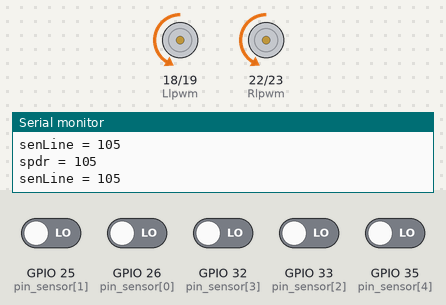
A sketch run on a simulated ESP32. Parts: motor-driver pin pairs drawn as motors (green arrow = first pin HIGH = forward, orange = second pin HIGH = backward, longer = more drive), the last lines printed to the serial monitor. The test bench sets the inputs (shaded band); at power-on: GPIO 25 (pin_sensor[1]), GPIO 26 (pin_sensor[0]), GPIO 32 (pin_sensor[3]), GPIO 33 (pin_sensor[2]), GPIO 35 (pin_sensor[4]) LOW.

Above: at 1.2 s.
1.3 s: GPIO 25 (pin_sensor[1]) driven HIGH and GPIO 26 (pin_sensor[0]) driven HIGH
At 3.4 s:
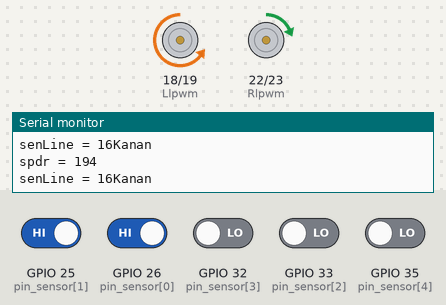
4.2 s: GPIO 35 (pin_sensor[4]) driven HIGH
At 6.7 s:
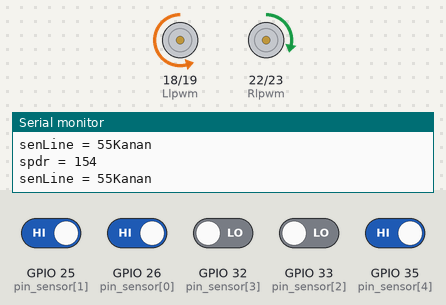
7.0 s: GPIO 32 (pin_sensor[3]) driven HIGH
At 9.7 s:
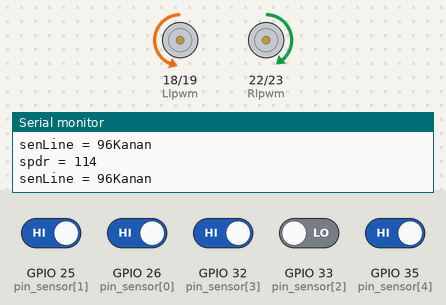
10.0 s: GPIO 25 (pin_sensor[1]) driven LOW
13.0 s: GPIO 26 (pin_sensor[0]) driven LOW
15.8 s: GPIO 26 (pin_sensor[0]) driven HIGH
At 18.3 s:
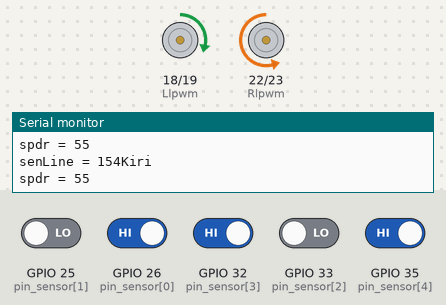
Timing chart, 0 to 19.8 s (numbered marks = the images above; inputs shaded):
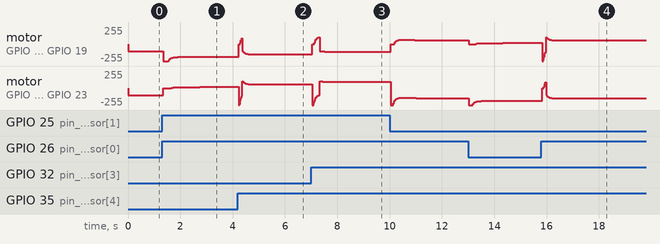

The sketch:

lineV.2.ino
```cpp
// pin driver motor R & L
int Rrpwm = 23;
int Rlpwm = 22;

int Lrpwm = 19;
int Llpwm = 18;

// pin sensor 1-5 Line sensor
int pin_sensor[] = {26, 25, 33, 32, 35};
int baca_sensor;
int inp;
int hasil_baca[] = {0, 0, 0, 0, 0};


// SPEED CINTER
// ===============================================================================

void SpeedLogic(int spdL, int spdR) {

  Serial.print("\n");
  Serial.print("spdr = ");
  Serial.print(spdR);

  Serial.print("\n");
  Serial.print("senLine = ");
  Serial.print(spdL);

  if (spdR > spdL) {
    // Belok Kanan
    int sp1 = spdR;
    int sp2 = spdL;
    Serial.print("Kanan");

    // motor kanan
    analogWrite(Rrpwm, 0);
    analogWrite(Rlpwm, sp2);

    // motor kiri
    analogWrite(Lrpwm, sp1);
    analogWrite(Llpwm, 0);

  } else if (spdL > spdR) {
    //Belok Kiri
    int sp1 = spdL;
    int sp2 = spdR;
    Serial.print("Kiri");
    // motor kanan
    analogWrite(Rrpwm, sp1);
    analogWrite(Rlpwm, 0);

    // motor kiri
    analogWrite(Lrpwm, 0);
    analogWrite(Llpwm, sp2);

  } else {
    //Lurus
    // motor kanan
    analogWrite(Rrpwm, spdR);
    analogWrite(Rlpwm, 0);

    // motor kiri
    analogWrite(Lrpwm, spdL);
    analogWrite(Llpwm, 0);
  }
}
//================================================================================================
// LOGIC CINTER

int Error = 0;
int outlineCnt = 0;

void sensLogic(int X) {
  switch (X) {
    case 11111:
      outlineCnt=0;
      Error=Error;
      break;

    case 00000:
      outlineCnt=0;
      Error = 0;
      break;

    case 11101:
    case 11001:
      outlineCnt = 0;
      Error = 1;
      break;

    case 11110:
    case 11100:
    case 11000:
      outlineCnt = 0;
      Error = 2;
      break;

    case 11011:
      outlineCnt = 0;
      Error = 0;
      break;

    case 10111:
    case 10011:
      outlineCnt = 0;
      Error = -1;
      break;

    case 1111:
    case 111:
    case 11:
      outlineCnt = 0;
      Error = -2;
      break;

    default:
      outlineCnt=0;
      Error=Error;
      break;
  }

  if (outlineCnt > 2) {
    SpeedLogic(0,0);
  } else {

    float ctrl = calcPid(Error);
    SpeedLogic(105-ctrl,105+ctrl);
  }
}
//===============================================================================================

// PID
float Kp = 40;
float Ki = 0.45;
float Kd = 1000;
float error, errorLast, erroInte;

float calcPid(float input) {
  float errorDiff;
  float output;
  error = error * 0.7 + input * 0.3; // filter
  //error = input;
  errorDiff = error - errorLast;
  erroInte = constrain(erroInte + error, -20, 20);
  output = Kp * error + Ki * erroInte + Kd * errorDiff;

  errorLast = error;

  return output;
}
// TRACE ===================================================================================
int readOut(int pin_sensor[])
{
  int a, b = 0;
  inp = 0;
  for (a = 0; a < 5; a++)
  {
    hasil_baca[a] = digitalRead(pin_sensor[a]);
  }
  while (b < 5)
  {
    inp = inp * 10 + hasil_baca[b];
    b = b + 1;
  }
  return inp;
}
//========================================================================================

void setup() {
  Serial.begin(9600);

  int a;
  while (a < 5)
  {
    pinMode(pin_sensor[a], INPUT);
    a = a + 1;
  }
  pinMode(Rrpwm, OUTPUT);
  pinMode(Rlpwm, OUTPUT);
  pinMode(Lrpwm, OUTPUT);
  pinMode(Llpwm, OUTPUT);

}
//======================================================================================================

int pos;
void loop() {
  delay(4);
  pos = readOut(pin_sensor);
  sensLogic(pos);
}
```

Measured:
- after the input at 1.3 s, motor on GPIO 22 (Rlpwm) / GPIO 23 (Rrpwm): moves from backward 105/255 to forward 16/255 over 1.4 s, starting after 0.05 s
- after the input at 4.2 s, motor on GPIO 18 (Llpwm) / GPIO 19 (Lrpwm): rises from backward 194/255 to forward 88/255 in 0.12 s, then falls to backward 154/255 in 1.2 s
- after the input at 7.0 s, motor on GPIO 18 (Llpwm) / GPIO 19 (Lrpwm): rises from backward 154/255 to forward 103/255 in 0.27 s, then falls to backward 114/255 in 1.3 s
- after the input at 15.8 s, motor on GPIO 22 (Rlpwm) / GPIO 23 (Rrpwm): rises from backward 194/255 to forward 88/255 in 0.12 s, then falls to backward 154/255 in 1.2 s
